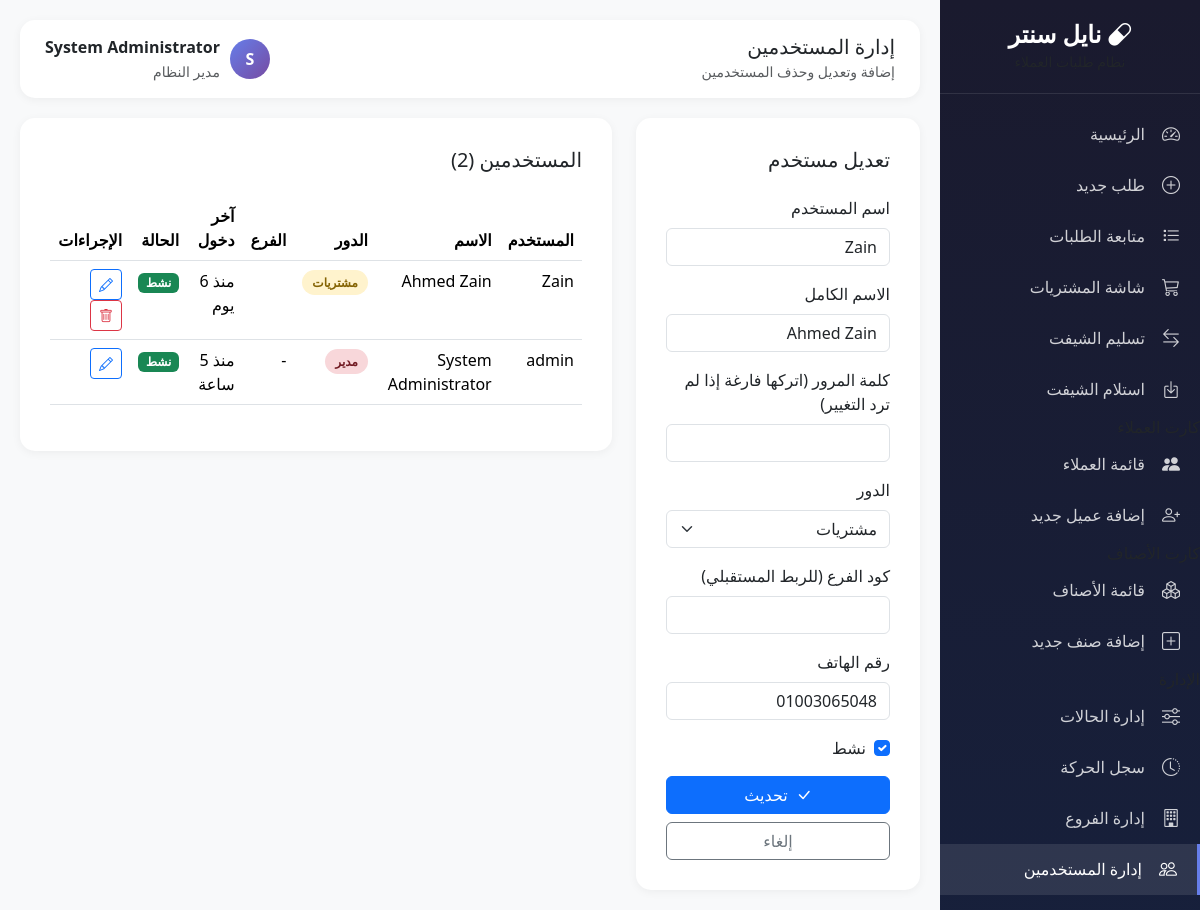
The page /admin/users.php?edit=2 (signed in) on the database as committed earlier.
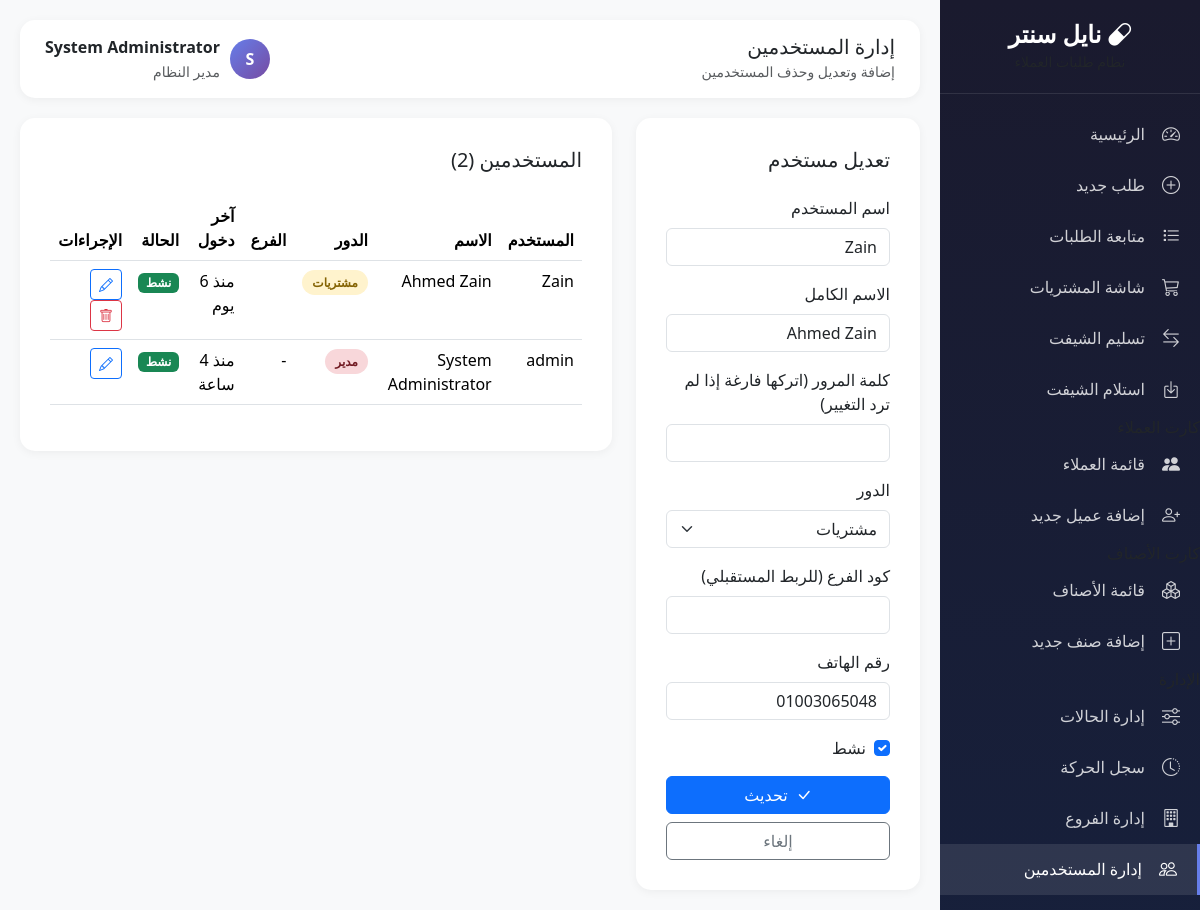
The same page on the database as committed later.
### tables this page shows
CREATE TABLE `users` (
  `id` int(11) NOT NULL,
  `username` varchar(50) NOT NULL,
  `password` varchar(255) NOT NULL,
  `full_name` varchar(100) NOT NULL,
  `role` enum('admin','pharmacist','purchaser','cashier') DEFAULT 'pharmacist',
  `branch_code` varchar(20) DEFAULT NULL,
  `phone` varchar(20) DEFAULT NULL,
  `is_active` tinyint(1) DEFAULT 1,
  `last_login` datetime DEFAULT NULL,
  `created_at` timestamp NOT NULL DEFAULT current_timestamp(),
  `updated_at` timestamp NOT NULL DEFAULT current_timestamp() ON UPDATE current_timestamp()
);

### core/config.php (called while the page is built, shortened)
<?php
function timeAgo($datetime) {
    $time = strtotime($datetime);
    $now = time();
    $diff = $now - $time;
    if ($diff < 86400) return 'منذ ' . floor($diff / 3600) . ' ساعة';
    if ($diff < 604800) return 'منذ ' . floor($diff / 86400) . ' يوم';
    return date('Y-m-d', $time);
}

### admin/users.php (the view, shortened to what the changed rows need)
<?php
require_once __DIR__ . '/../core/config.php';
$db = getDB();
$stmt = $db->query("SELECT * FROM users ORDER BY created_at DESC");
$users = $stmt->fetchAll();
?>
<!DOCTYPE html>
<html lang="ar" dir="rtl">
<head>
    <link href="https://cdn.jsdelivr.net/npm/bootstrap@5.3.2/dist/css/bootstrap.rtl.min.css" rel="stylesheet">
    <link href="https://cdn.jsdelivr.net/npm/bootstrap-icons@1.11.1/font/bootstrap-icons.css" rel="stylesheet">
</head>
<body>
    <div class="main-content">
        <div class="row">
            <div class="col-lg-8">
                <div class="content-card">
                    <div class="table-responsive">
                        <table class="table table-hover">
                            <thead>
                                <tr>
                                    <th>المستخدم</th>
                                    <th>الاسم</th>
                                    <th>الدور</th>
                                    <th>الفرع</th>
                                    <th>آخر دخول</th>
                                    <th>الحالة</th>
                                    <th>الإجراءات</th>
                                </tr>
                            </thead>
                            <tbody>
                                <?php foreach ($users as $user): ?>
                                <tr>
                                    <td><?= $user['username'] ?></td>
                                    <td><?= $user['full_name'] ?></td>
                                    <td>
                                        <span class="role-badge role-<?= $user['role'] ?>">
                                            <?= $user['role'] === 'admin' ? 'مدير' : ($user['role'] === 'pharmacist' ? 'صيدلي' : ($user['role'] === 'purchaser' ? 'مشتريات' : 'كاشير')) ?>
                                        </span>
                                    </td>
                                    <td><?= $user['branch_code'] ?? '-' ?></td>
                                    <td><?= $user['last_login'] ? timeAgo($user['last_login']) : 'لم يسبق له' ?></td>
                                    <td>
                                        <?php if ($user['is_active']): ?>
                                            <span class="badge bg-success">نشط</span>
                                        <?php else: ?>
                                            <span class="badge bg-danger">معطل</span>
                                        <?php endif; ?>
                                    </td>
                                    <td>
                                        <a href="?edit=<?= $user['id'] ?>" class="btn btn-sm btn-outline-primary">
                                            <i class="bi bi-pencil"></i>
                                        </a>
                                    </td>
                                </tr>
                                <?php endforeach; ?>
                            </tbody>
                        </table>
                    </div>
                </div>
            </div>
        </div>
    </div>
</body>
</html>

Rows that differ between the two databases and show on the page:
changed users "admin": last_login "منذ 5 ساعة" → "منذ 4 ساعة"
